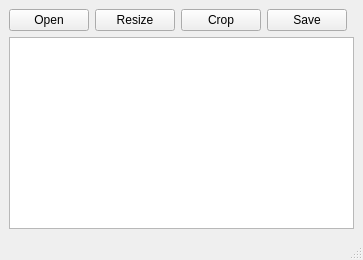
<?xml version="1.0" encoding="UTF-8"?>
<ui version="4.0">
 <class>MainWindow</class>
 <widget class="QMainWindow" name="MainWindow">
  <property name="windowTitle">
   <string>Photo Editor</string>
  </property>
  <widget class="QWidget" name="centralwidget">
   <layout class="QVBoxLayout" name="verticalLayout" stretch="0,1">
    <item>
     <layout class="QHBoxLayout" name="buttonLayout">
      <item>
       <widget class="QPushButton" name="openButton">
        <property name="text">
         <string>Open</string>
        </property>
        <property name="minimumWidth">
         <number>80</number>
        </property>
       </widget>
      </item>
      <item>
       <widget class="QPushButton" name="resizeButton">
        <property name="text">
         <string>Resize</string>
        </property>
        <property name="minimumWidth">
         <number>80</number>
        </property>
       </widget>
      </item>
      <item>
       <widget class="QPushButton" name="cropButton">
        <property name="text">
         <string>Crop</string>
        </property>
        <property name="minimumWidth">
         <number>80</number>
        </property>
       </widget>
      </item>
      <item>
       <widget class="QPushButton" name="saveButton">
        <property name="text">
         <string>Save</string>
        </property>
        <property name="minimumWidth">
         <number>80</number>
        </property>
       </widget>
      </item>
      <item>
       <spacer name="horizontalSpacer">
        <property name="orientation">
         <enum>Qt::Horizontal</enum>
        </property>
        <property name="sizeType">
         <enum>QSizePolicy::Expanding</enum>
        </property>
       </spacer>
      </item>
     </layout>
    </item>
    <item>
     <widget class="QGraphicsView" name="graphicsView">
      <property name="sizePolicy">
       <sizepolicy hsizetype="Expanding" vsizetype="Expanding">
        <horstretch>1</horstretch>
        <verstretch>1</verstretch>
       </sizepolicy>
      </property>
     </widget>
    </item>
   </layout>
  </widget>
  <widget class="QMenuBar" name="menubar"/>
  <widget class="QStatusBar" name="statusbar"/>
 </widget>
 <resources/>
 <connections/>
</ui>
